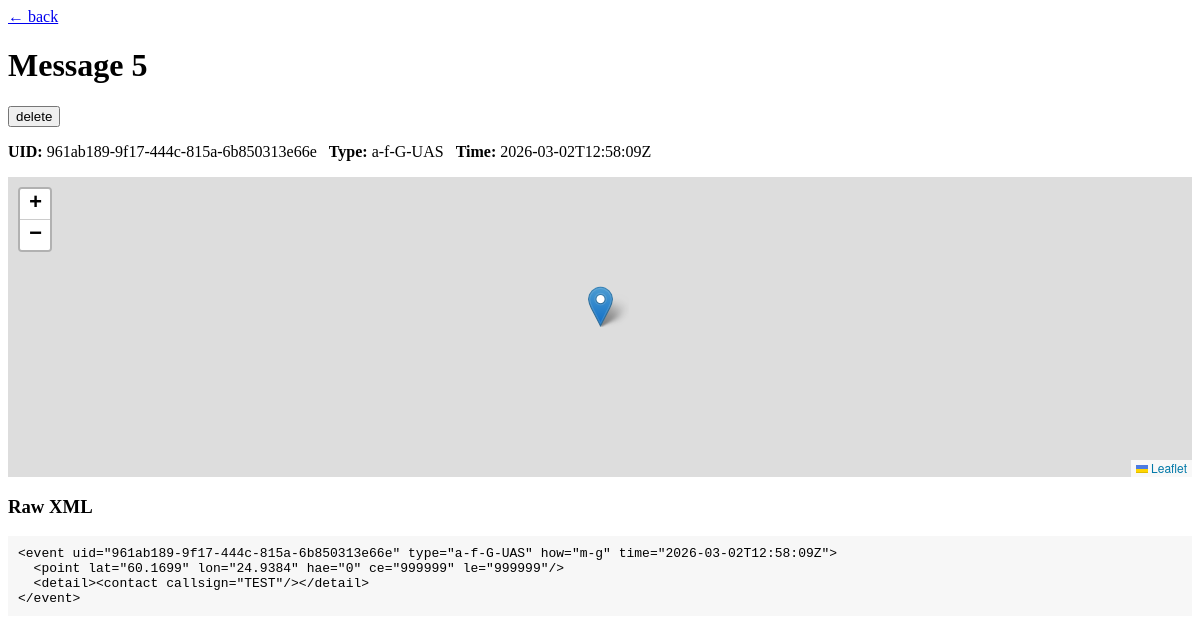
The page /message/5 on the database its author committed.
### app/models.py (models this page shows)
class Message(Base):
    __tablename__ = "messages"
    id = Column(Integer, primary_key=True, index=True)
    uid = Column(String, index=True)
    type = Column(String, index=True)
    how = Column(String)
    time = Column(String)
    lat = Column(Float, nullable=True)
    lon = Column(Float, nullable=True)
    raw_xml = Column(Text)
    received_at = Column(DateTime, default=datetime.datetime.utcnow)

### app/main.py (the view)
@app.get("/message/{msg_id}", response_class=HTMLResponse)
def message_detail(request: Request, msg_id: int):
    db = next(get_db())
    m = db.query(Message).get(msg_id)
    if not m:
        raise HTTPException(status_code=404, detail="Message not found")
    return templates.TemplateResponse("detail.html", {"request": request, "msg": m})

### templates/detail.html (shortened to what this page needs)
<!doctype html>
<html>
<head>
  <link rel="stylesheet" href="https://unpkg.com/leaflet@1.9.4/dist/leaflet.css"/>
</head>
<body>
  <a href="/">← back</a>
  <h1>Message {{ msg.id }}</h1>
  <form method="post" action="/message/{{ msg.id }}/delete" onsubmit="return confirm('Delete this message?');" style="margin:8px 0;">
    <button type="submit">delete</button>
  </form>
  <p><strong>UID:</strong> {{ msg.uid }} &nbsp; <strong>Type:</strong> {{ msg.type }} &nbsp; <strong>Time:</strong> {{ msg.time }}</p>
  {% if msg.lat and msg.lon %}
  <div id="map"></div>
  {% endif %}
  <h3>Raw XML</h3>
  <pre>{{ msg.raw_xml }}</pre>
</body>
</html>

### templates/detail.html (style rules this page uses)
#map { height:300px;margin-bottom:10px }
pre { background:#f7f7f7;padding:10px;overflow:auto }

### rows shown on the page
Message: id "5", uid "961ab189-9f17-444c-815a-6b850313e66e", type "a-f-G-UAS", time "2026-03-02T12:58:09Z", raw_xml "<event uid=\"961ab189-9f17-444c-815a-6b850313e66e\" type=\"a-f-G-UAS\" how=\"m-g\" time=\"2026-03-02T12:58:09Z\"> <point lat=\"60.1699\" lon=\"24.9384\" hae=\"0\" ce=\"999999\" le=\"999999\"/> <detail><contact callsign=\"TEST\"/></detail> </event>"
